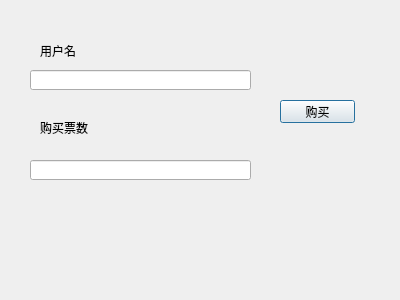
<?xml version="1.0" encoding="UTF-8"?>
<ui version="4.0">
 <class>buy_dialog</class>
 <widget class="QDialog" name="buy_dialog">
  <property name="geometry">
   <rect>
    <x>0</x>
    <y>0</y>
    <width>400</width>
    <height>300</height>
   </rect>
  </property>
  <property name="windowTitle">
   <string>Dialog</string>
  </property>
  <widget class="QLabel" name="label">
   <property name="geometry">
    <rect>
     <x>40</x>
     <y>40</y>
     <width>171</width>
     <height>21</height>
    </rect>
   </property>
   <property name="text">
    <string>用户名</string>
   </property>
  </widget>
  <widget class="QLabel" name="label_2">
   <property name="geometry">
    <rect>
     <x>40</x>
     <y>120</y>
     <width>151</width>
     <height>16</height>
    </rect>
   </property>
   <property name="text">
    <string>购买票数</string>
   </property>
  </widget>
  <widget class="QPushButton" name="buyBt">
   <property name="geometry">
    <rect>
     <x>280</x>
     <y>100</y>
     <width>75</width>
     <height>23</height>
    </rect>
   </property>
   <property name="text">
    <string>购买</string>
   </property>
  </widget>
  <widget class="QLineEdit" name="username">
   <property name="geometry">
    <rect>
     <x>30</x>
     <y>70</y>
     <width>221</width>
     <height>20</height>
    </rect>
   </property>
  </widget>
  <widget class="QLineEdit" name="tickNum">
   <property name="geometry">
    <rect>
     <x>30</x>
     <y>160</y>
     <width>221</width>
     <height>20</height>
    </rect>
   </property>
  </widget>
 </widget>
 <resources/>
 <connections/>
</ui>
